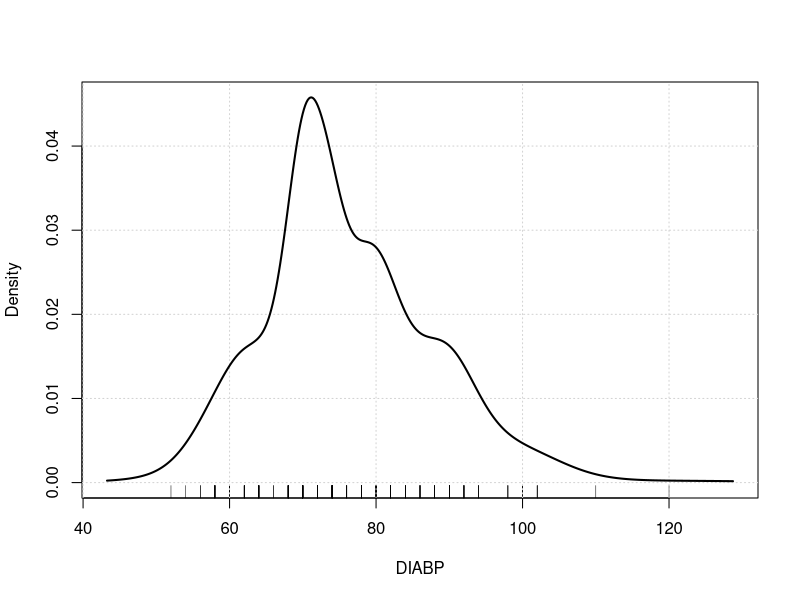
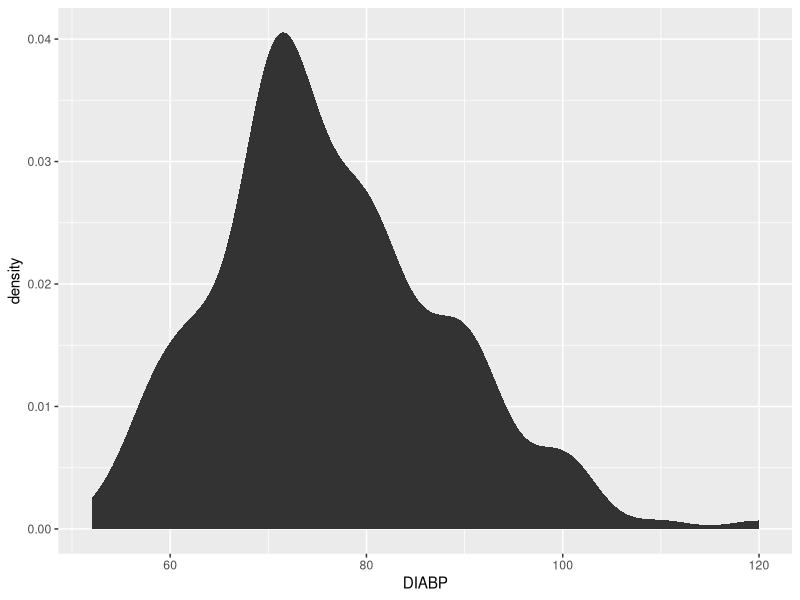
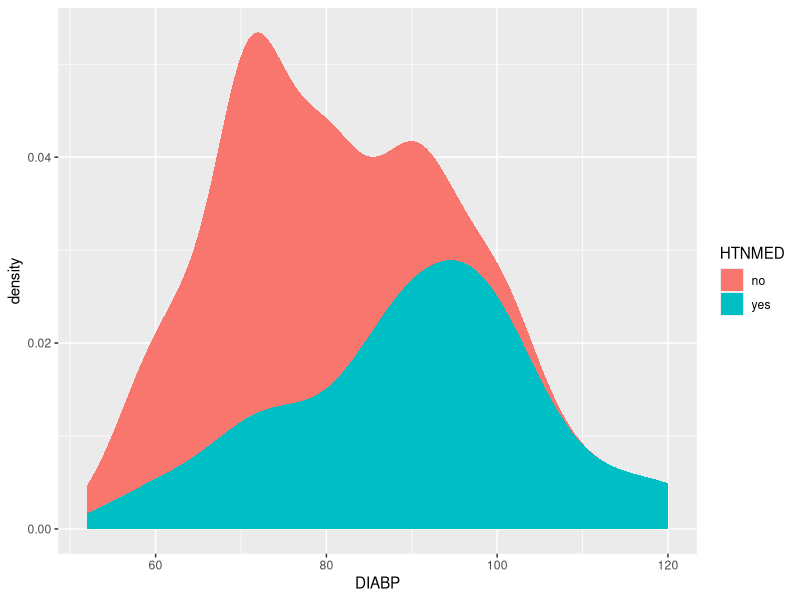
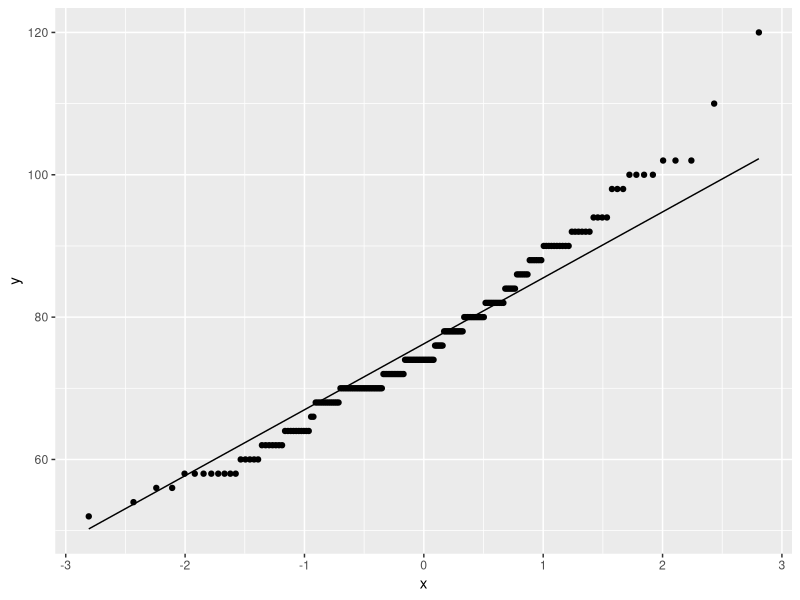
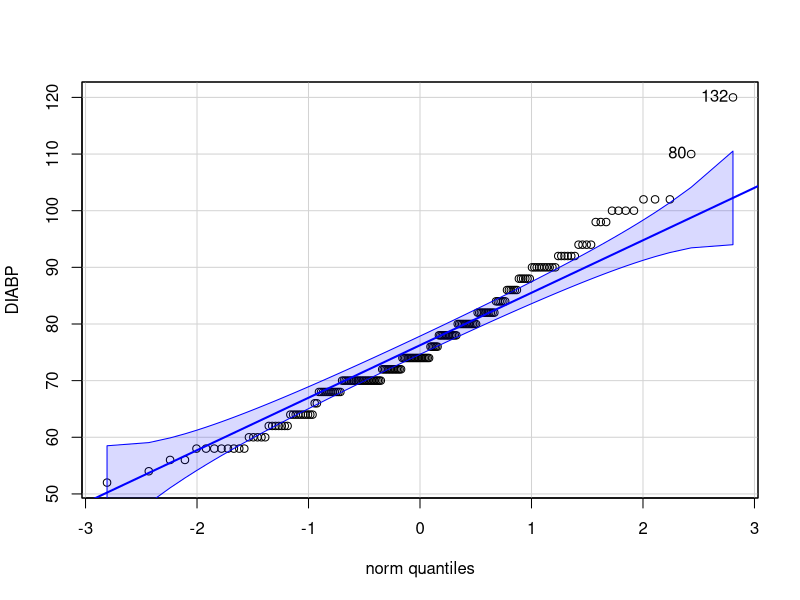
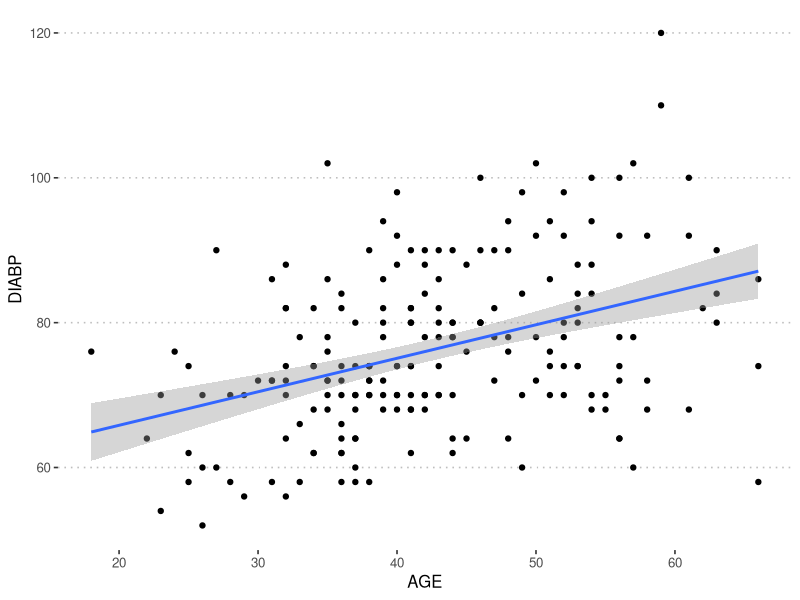
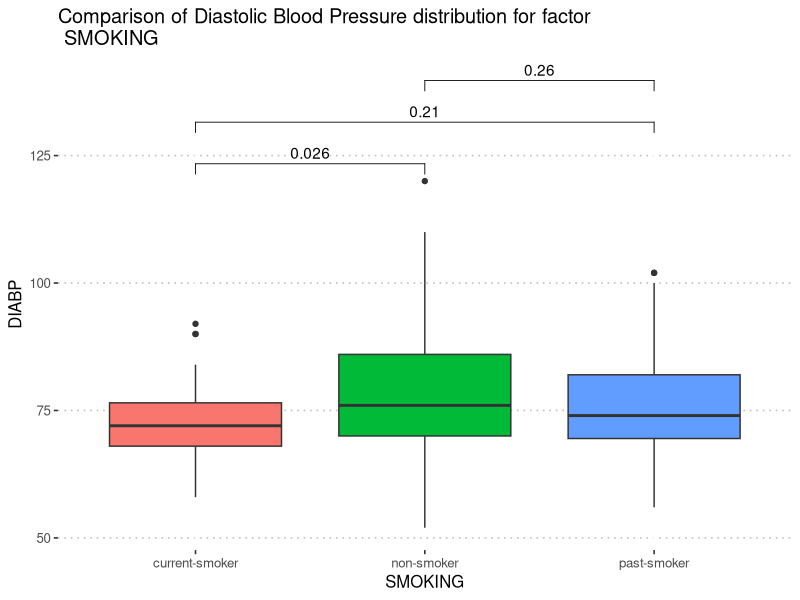
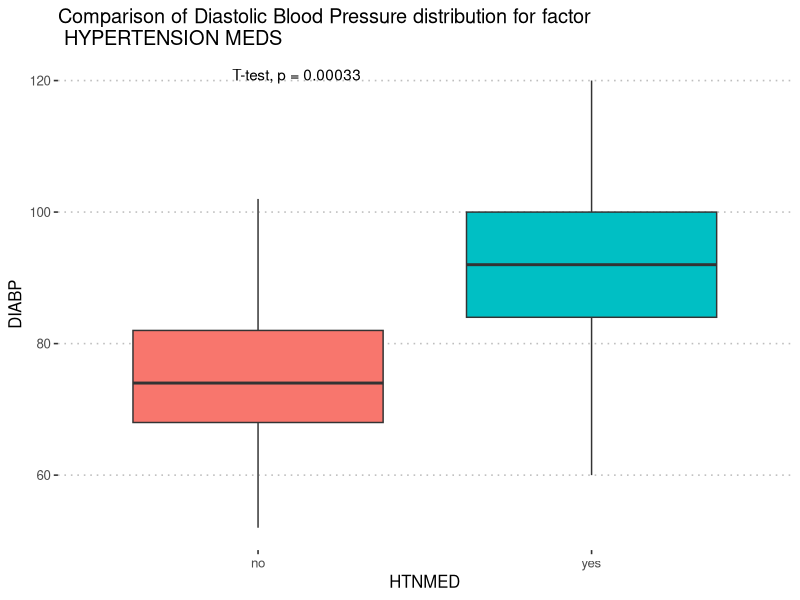

The R source for these figures, in order:
## ---- chunk 1
knitr::opts_chunk$set(echo = TRUE)
## ---- chunk 2
rm(list = ls())
library(tidyverse)
library(ggpubr)
library(car)
library(broom)
library(knitr)
library(Hmisc)
## ---- chunk 3

dat <- read.csv("cohort_DIABP_female.txt", header = TRUE, sep = "")
dat$SMOKING <- as.factor(dat$SMOKING)
dat$HTNMED <- as.factor(dat$HTNMED)
attach(dat)
describe(dat) %>% html()
## ---- chunk 4
densityPlot(DIABP)

ggplot(dat)+
  stat_density(aes(x= DIABP))

ggplot(dat)+
  stat_density(aes(x= DIABP, fill= HTNMED) )
## ---- chunk 5
ggplot(dat, aes(sample = DIABP))+
  stat_qq()+
  stat_qq_line()

qqPlot(DIABP)

shapiro.test(DIABP)

## ---- chunk 6

cor(AGE, DIABP)
model1 <- lm(DIABP ~ AGE)
summary(model1)$coef %>% kable()
## ---- chunk 7
ggplot(dat,
       aes(x = AGE, y= DIABP))+
  geom_point()+
  geom_smooth(method = "lm")+
  theme_pubclean()
## ---- chunk 8
tests <- list(c("current-smoker", "non-smoker"), 
              c("current-smoker", "past-smoker"), 
              c("non-smoker","past-smoker"))
ggplot(dat, aes(y= DIABP, x = SMOKING, fill= SMOKING))+
  geom_boxplot()+
  stat_compare_means(comparisons = tests, method = "t.test")+
  ggtitle("Comparison of Diastolic Blood Pressure distribution for factor \n SMOKING")+
  theme_pubclean()+
  theme(legend.position = "none")

compare_means(DIABP ~ SMOKING, data = dat, method = "t.test") %>% kable()

model2 <- lm(DIABP ~ SMOKING)
summary(model2)$coef %>% kable()
## ---- chunk 9
ggplot(dat,
      aes(x= HTNMED, y= DIABP, fill= HTNMED))+
    geom_boxplot()+
    stat_compare_means(method = "t.test", method.args = list(alternative = "greater"))+
    ggtitle("Comparison of Diastolic Blood Pressure distribution for factor \n HYPERTENSION MEDS")+
  theme_pubclean()+
  theme(legend.position = "none")

model3 <- lm(DIABP ~ HTNMED)
summary(model3)$coef %>% kable()
## ---- chunk 10
t.test(DIABP ~ HTNMED, alternative = "less", var.equal =  TRUE)

## ---- chunk 11
model4 <- lm(DIABP ~ SMOKING + HTNMED)
Anova(model4) %>% kable()
## ---- chunk 12
summary(model4)$coef %>% kable()
